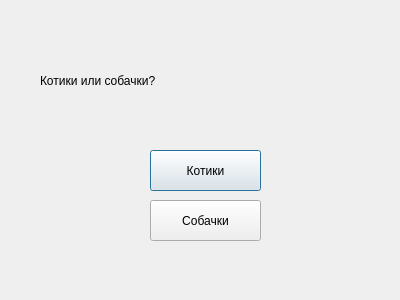
<?xml version="1.0" encoding="UTF-8"?>
<ui version="4.0">
 <class>MainDialog</class>
 <widget class="QDialog" name="Dialog">
  <property name="geometry">
   <rect>
    <x>0</x>
    <y>0</y>
    <width>400</width>
    <height>300</height>
   </rect>
  </property>
  <property name="windowTitle">
   <string>Dialog</string>
  </property>
  <widget class="QPushButton" name="cats">
   <property name="geometry">
    <rect>
     <x>150</x>
     <y>150</y>
     <width>111</width>
     <height>41</height>
    </rect>
   </property>
   <property name="styleSheet">
    <string notr="true">font: 14pt &quot;MS Shell Dlg 2&quot;;</string>
   </property>
   <property name="text">
    <string>Котики</string>
   </property>
  </widget>
  <widget class="QPushButton" name="dogs">
   <property name="geometry">
    <rect>
     <x>150</x>
     <y>200</y>
     <width>111</width>
     <height>41</height>
    </rect>
   </property>
   <property name="styleSheet">
    <string notr="true">font: 14pt &quot;MS Shell Dlg 2&quot;;</string>
   </property>
   <property name="text">
    <string>Собачки</string>
   </property>
  </widget>
  <widget class="QLabel" name="label">
   <property name="geometry">
    <rect>
     <x>40</x>
     <y>50</y>
     <width>321</width>
     <height>61</height>
    </rect>
   </property>
   <property name="styleSheet">
    <string notr="true">font: 20pt &quot;MS Shell Dlg 2&quot;;</string>
   </property>
   <property name="text">
    <string>Котики или собачки?</string>
   </property>
  </widget>
 </widget>
 <resources/>
 <connections/>
</ui>
